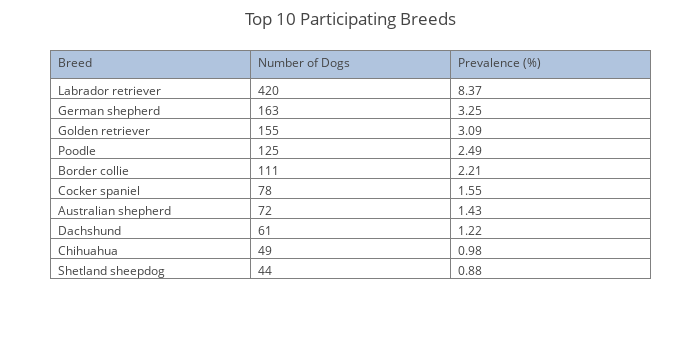

Here is the notebook cell this chart was saved with:
### Markdown cell above
### Breakdown of Participating Purebred Breeds

### Code cell
# Create the necessary dataframe.
fields = 'purebred_breed'
labels = ['breed']
df = createDataFrame(DOG_TABLE, fields, labels, filtered=False)

df = df.replace('', np.nan, regex=True)
df = df.replace('118', 'Labrador retriever', regex=True)
df = df.replace('92', 'German shepherd', regex=True)
df = df.replace('97', 'Golden retriever', regex=True)
df = df.replace('151', 'Poodle', regex=True)
df = df.replace('43', 'Border collie', regex=True)
df = df.replace('71', 'Cocker spaniel', regex=True)
df = df.replace('16', 'Australian shepherd', regex=True)
df = df.replace('75', 'Dachshund', regex=True)
df = df.replace('64', 'Chihuahua', regex=True)
df = df.replace('170', 'Shetland sheepdog', regex=True)

sums = df['breed'].value_counts()
sums = sums[:10]
prevalence_cal = lambda x: (x / 5018) * 100
prevalences = sums.apply(prevalence_cal)

trace = go.Table(
    columnwidth = [100, 100, 100],
    header=dict(values=['Breed', 'Number of Dogs', 'Prevalence (%)'],
                fill = dict(color='#B0C4DE'),
                align = ['left'] * 5),
    cells=dict(values=[sums.index.values, sums.values, prevalences.values],
               align = ['left'] * 5,
               format = [None, 'd', '.2f']))
data = [trace] 
layout = go.Layout(
    title='Top 10 Participating Breeds',
    width=700, height=350, margin=go.Margin(l=50, r=50, b=50, t=50, pad=4))
fig = dict(data=data, layout=layout)
py.iplot(fig)

### Figure 1 — Plotly figure (JSON) as saved in the notebook; plotly's stock layout.template omitted (floating-point values rounded to 4 significant figures)
{"data": [{"cells": {"align": ["left", "left", "left", "left", "left"], "format": [null, "d", ".2f"], "values": [["Labrador retriever", "German shepherd", "Golden retriever", "Poodle", "Border collie", "Cocker spaniel", "Australian shepherd", "Dachshund", "Chihuahua", "Shetland sheepdog"], [420, 163, 155, 125, 111, 78, 72, 61, 49, 44], [8.37, 3.248, 3.089, 2.491, 2.212, 1.554, 1.435, 1.216, 0.9765, 0.8768]]}, "columnwidth": [100, 100, 100], "header": {"align": ["left", "left", "left", "left", "left"], "fill": {"color": "#B0C4DE"}, "values": ["Breed", "Number of Dogs", "Prevalence (%)"]}, "type": "table"}], "layout": {"height": 350, "margin": {"b": 50, "l": 50, "pad": 4, "r": 50, "t": 50}, "title": "Top 10 Participating Breeds", "width": 700}}
